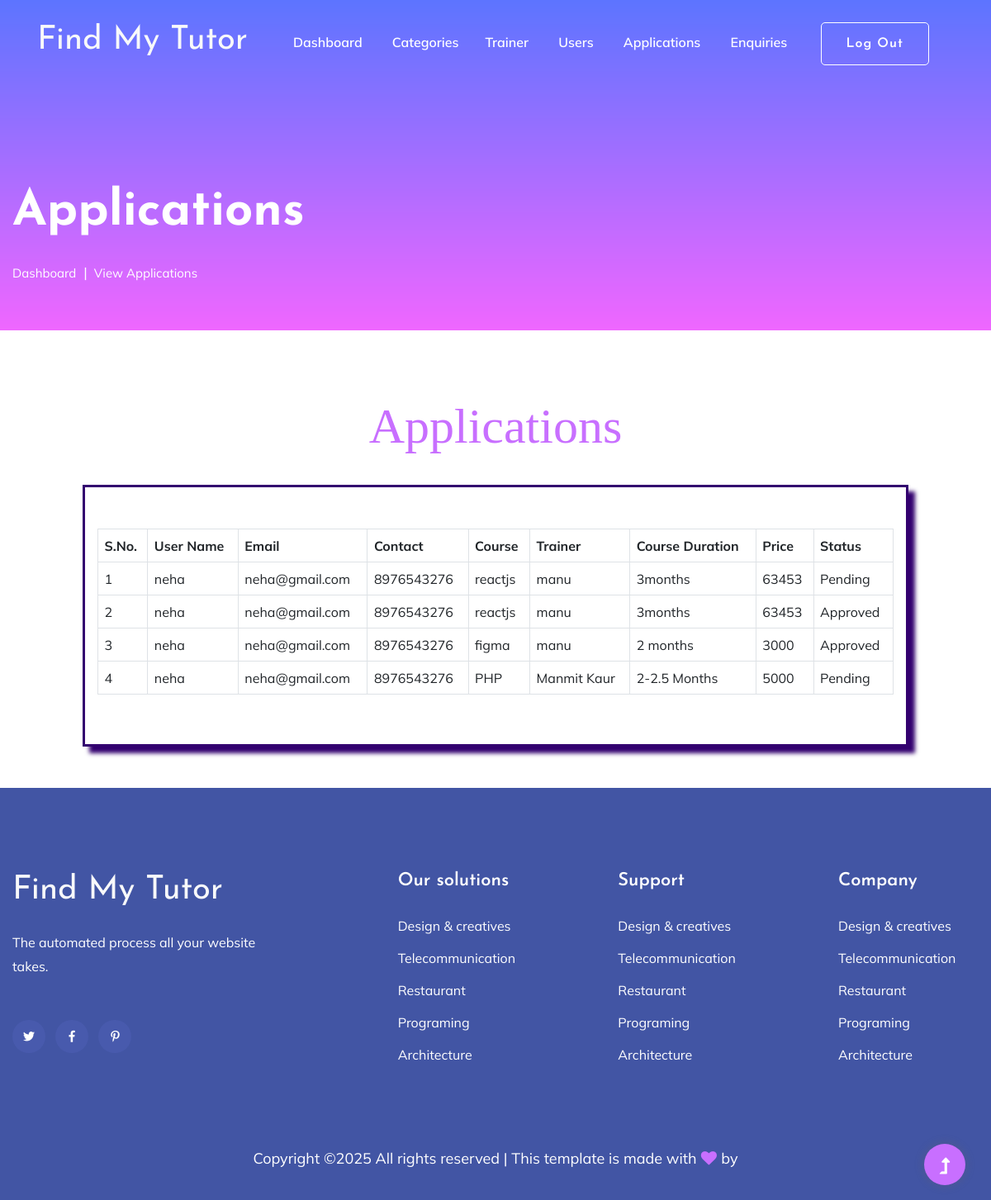
The app's page /admin/view_applications.php with its own data.
### tables this page shows
CREATE TABLE `applications` (
  `id` int(255) NOT NULL,
  `course_id` int(255) NOT NULL,
  `user_id` int(255) NOT NULL,
  `trainer_id` int(5) NOT NULL,
  `status` varchar(255) NOT NULL,
  `created_at` timestamp(6) NOT NULL DEFAULT current_timestamp(6) ON UPDATE current_timestamp(6)
);

CREATE TABLE `users` (
  `id` int(255) NOT NULL,
  `name` varchar(255) NOT NULL,
  `email` varchar(255) NOT NULL,
  `password` varchar(255) NOT NULL,
  `contact` varchar(255) NOT NULL,
  `address` longtext NOT NULL,
  `status` varchar(255) NOT NULL,
  `created_at` timestamp(6) NOT NULL DEFAULT current_timestamp(6) ON UPDATE current_timestamp(6)
);

CREATE TABLE `courses` (
  `id` int(255) NOT NULL,
  `course_name` varchar(255) NOT NULL,
  `category_id` int(255) NOT NULL,
  `trainer_id` int(255) NOT NULL,
  `image` varchar(255) NOT NULL,
  `duration` varchar(255) NOT NULL,
  `price` varchar(255) NOT NULL,
  `status` varchar(255) NOT NULL,
  `created_at` timestamp(6) NOT NULL DEFAULT current_timestamp(6) ON UPDATE current_timestamp(6)
);

CREATE TABLE `trainer_register` (
  `id` int(255) NOT NULL,
  `name` varchar(255) NOT NULL,
  `email` varchar(255) NOT NULL,
  `password` varchar(255) NOT NULL,
  `image` varchar(255) NOT NULL,
  `contact` varchar(255) NOT NULL,
  `address` longtext NOT NULL,
  `status` varchar(255) NOT NULL,
  `type` varchar(255) NOT NULL DEFAULT 'trainer',
  `created_at` timestamp(6) NOT NULL DEFAULT current_timestamp(6) ON UPDATE current_timestamp(6)
);

### admin/view_applications.php (the view, shortened to what this page needs)
<?php include "admin_header.php" ?>
<main>
    <section class="slider-area slider-area2">
        <div class="slider-active">
            <div class="single-slider slider-height2">
                <div class="container">
                    <div class="row">
                        <div class="col-xl-8 col-lg-11 col-md-12">
                            <div class="hero__caption hero__caption2">
                                <h1 data-animation="bounceIn" data-delay="0.2s">Applications</h1>
                                <nav aria-label="breadcrumb">
                                    <ol class="breadcrumb">
                                        <li class="breadcrumb-item"><a href="dashboard.php">Dashboard</a></li>
                                        <li class="breadcrumb-item"><a href="view_applications.php">View Applications</a></li>
                                    </ol>
                                </nav>
                            </div>
                        </div>
                    </div>
                </div>
            </div>
        </div>
    </section>
    <section class="contact-section">
        <div class="container">
            <div class="row">
                <div class="col-12">
                    <h1 class="tittle display-1 text-center">Applications</h1>
                </div>
                <div class="col-lg-10 offset-md-1 mt-5 box1">
                <table class="table table-bordered table-hover">
                        <tr>
                            <th>S.No.</th>
                            <th>User Name</th>
                            <th>Email</th>
                            <th>Contact</th>
                            <th>Course</th>
                            <th>Trainer</th>
                            <th>Course Duration</th>
                            <th>Price</th>
                            <th>Status</th>
                        </tr>
                        <?php
                        $s=1;
                        include "config.php";
                        $q="SELECT applications.*, users.name,users.email,users.contact, courses.course_name,courses.duration,courses.price,trainer_register.name as trainer_name
                            FROM applications
                            INNER JOIN trainer_register ON applications.trainer_id = trainer_register.id
                            INNER JOIN users ON applications.user_id = users.id
                            INNER JOIN courses ON applications.course_id = courses.id";
                        $result=mysqli_query($con,$q);
                        while($row=mysqli_fetch_array($result)){
                            echo '<tr>
                                    <td>'.$s.'</td>
                                    <td>'.$row['name'].'</td>
                                    <td>'.$row['email'].'</td>
                                    <td>'.$row['contact'].'</td>
                                    <td>'.$row['course_name'].'</td>
                                    <td>'.$row['trainer_name'].'</td>
                                    <td>'.$row['duration'].'</td>
                                    <td>'.$row['price'].'</td>
                                    <td>'.$row['status'].'</td>';
                            echo '</tr>';
                            $s++;
                        }
                        ?>
                    </table>
                </div>
            </div>
        </div>
    </section>
</main>
<?php include "footer.php" ?>

### admin/mystyle.css (style rules this page uses)
.tittle { font-family: fantasy; color: rgb(200, 111, 255); }
.box1 { border: 3px solid #33006F; padding: 50px; box-shadow: 8px 8px 5px #33006F; }

### records on screen
applications: user.name "neha", user.email "neha@gmail.com", user.contact "8976543276", course.course_name "reactjs", trainer_register.name "manu", course.duration "3months", course.price "63453", status "Pending"
applications: user.name "neha", user.email "neha@gmail.com", user.contact "8976543276", course.course_name "reactjs", trainer_register.name "manu", course.duration "3months", course.price "63453", status "Approved"
applications: user.name "neha", user.email "neha@gmail.com", user.contact "8976543276", course.course_name "figma", trainer_register.name "manu", course.duration "2 months", course.price "3000", status "Approved"
applications: user.name "neha", user.email "neha@gmail.com", user.contact "8976543276", course.course_name "PHP", trainer_register.name "Manmit Kaur", course.duration "2-2.5 Months", course.price "5000", status "Pending"
